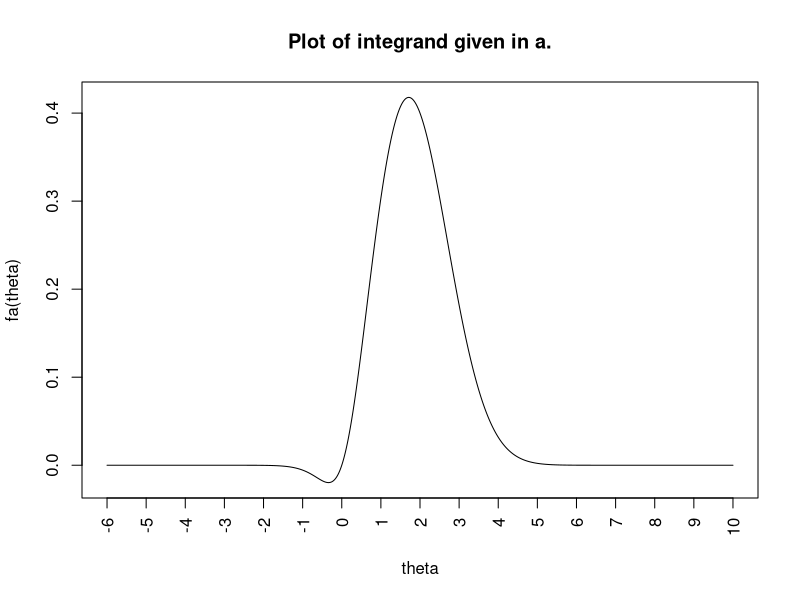
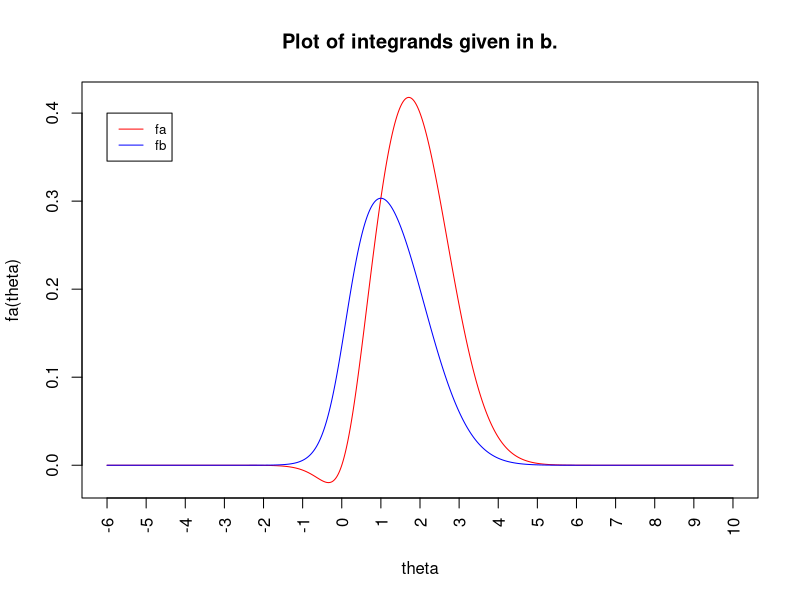

Generate these figures, in order, with R:
# a
fa = function(theta, x=2){(theta/(1+theta^2))*exp(-0.5*(x-theta)^2)}

theta = seq(-6,10,0.01)
par(mfrow=c(1,1))
plot(theta, fa(theta), type = "l", main = "Plot of integrand given in a.", xaxt="n")
axis(1, at=seq(-6,10,1), las=2)

fmca = function(theta, x=2){pi*theta*exp(-0.5*(x-theta)^2)}
theta = rcauchy(10000, location = 0, scale = 1)
mc_int_a = mean(fmca(theta))

cat("MC-estimate for integral:", mc_int_a,
    "\nTrue value of the integral:", integrate(fa, lower = -Inf, upper = Inf)$value)

# b
fb = function(theta, x=2){(1/(1+theta^2))*exp(-0.5*(x-theta)^2)}
theta = seq(-6,10,0.01)
plot(theta, fa(theta), main = "Plot of integrands given in b.", xaxt="n",
     type = "l", col="red")
axis(1, at=seq(-6,10,1), las=2)
lines(theta, fb(theta), type = "l", col="blue")
legend(-6,0.4, legend = c("fa", "fb"), col = c("red", "blue"), lty = 1:1, cex = 0.8)

fmcb = function(theta, x=2){pi*exp(-0.5*(x-theta)^2)}
theta = rcauchy(10000, location = 0, scale = 1)
mc_int_b = mean(fmcb(theta))

cat("MC-estimate for integral:", mc_int_a / mc_int_b,
    "\nTrue value of the integral:", 
    (integrate(fa, lower = -Inf, upper = Inf)$value) / (integrate(fb, lower = -Inf, upper = Inf)$value))




